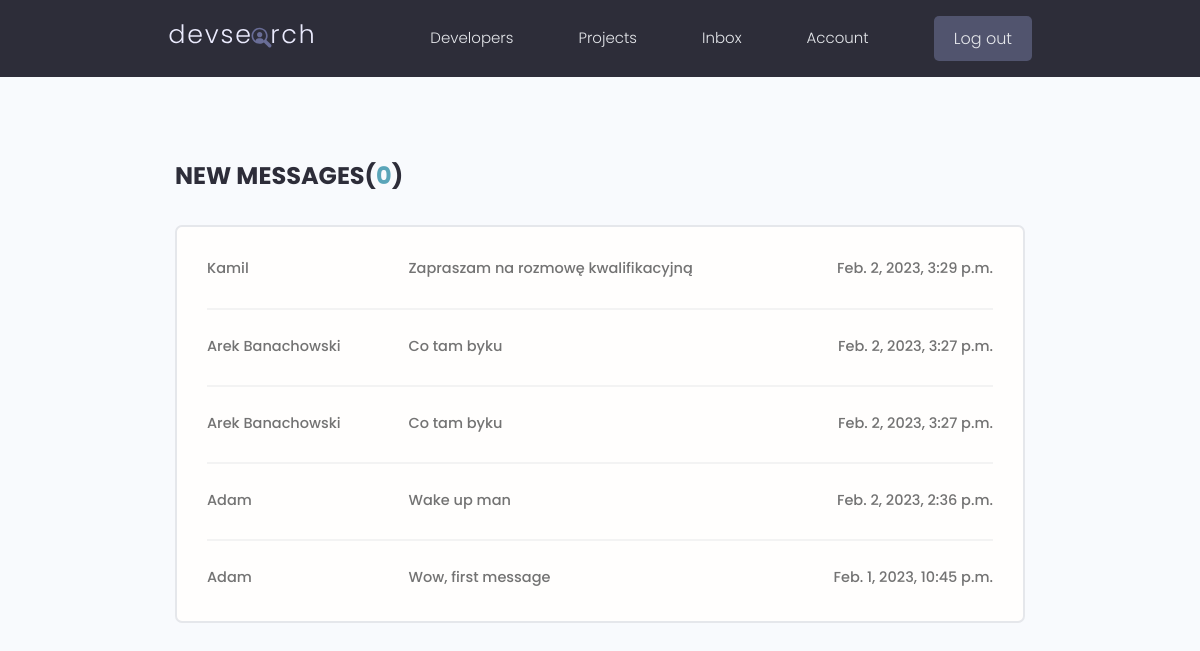
The page /inbox/ (signed in) on the database its author committed.
### users/models.py (models this page shows, shortened)
class Message(models.Model):
    sender = models.ForeignKey(Profile, on_delete=models.SET_NULL, null=True, blank=True)
    recipient = models.ForeignKey(Profile, on_delete=models.SET_NULL, null=True, blank=True, related_name='messages')
    name = models.CharField(max_length=200, null=True, blank=True)
    email = models.EmailField(max_length=200, null=True, blank=True)
    subject = models.CharField(max_length=200, null=True, blank=True)
    body = models.TextField()
    is_read = models.BooleanField(default=False, null=True)
    created = models.DateTimeField(auto_now_add=True)
    id = models.UUIDField(default=uuid.uuid4, unique=True, primary_key=True, editable=False)
    class Meta:
        ordering = ['is_read', '-created']

### users/views.py (the view)
# urls.py: path('inbox/', views.inbox, name='inbox'),
@login_required(login_url='login')
def inbox(request):
    profile = request.user.profile
    messageRequest = profile.messages.all()
    unreadCount = messageRequest.filter(is_read=False).count()
    context = {'messageRequest':messageRequest, 'unreadCount':unreadCount}
    return render(request, 'users/inbox.html', context)

### users/templates/users/inbox.html
{% extends 'main.html' %}
{% block content %}
  <main class="inbox my-xl">
    <div class="content-box">
      <h3 class="inbox__title">New Messages(<span>{{unreadCount}}</span>)</h3>
      <ul class="messages">
        {% for message in messageRequest %}
        {% if message.is_read == False %}
        <li class="message message--unread">
        {% else %}
        <li class="message">
        {% endif %}
          <a href="{% url 'message' message.id %}">
            <span class="message__author">{{message.name}}</span>
            <span class="message__subject">{{message.subject}}</span>
            <span class="message__date">{{message.created}}</span>
          </a>
        </li>
        {% endfor %}
      </ul>
    </div>
  </main>
{% endblock %}

### static/styles/app.css (style rules this page uses)
:root { --color-sub: #2d2d39; }
.content-box { width: 95%; max-width: 85rem; margin: 0 auto; }
.inbox { height: 90vh; }
.inbox__title, .inbox__title span { font-size: 2.4rem; font-weight: 700; color: var(--color-sub); text-transform: uppercase; text-align: left; margin-bottom: 3rem; }
.inbox__title span { color: var(--color-main); }
.messages { list-style: none; background: var(--color-white); padding: 0.5rem 3rem; border: 2px solid var(--color-light); border-radius: 0.7rem; }
.message { padding: 2.5rem 0; }
.message > a span { font-size: 1.45rem; font-weight: 500; }
.message:not(:last-child) { border-bottom: 2px solid var(--color-white-light); }
.message > a { display: flex; gap: 1rem; }
.message__author, .message__date { flex-basis: 25%; }
.message__subject { flex-basis: 50%; }
.message__date { text-align: right; }

### static/uikit/styles/modules/_variables.css (style rules this page uses)
:root { --color-main: #5aa5b9; --color-main-light: #e6faff; --color-sub: #3f4156; --color-sub-light: #51546e; --color-sub-lighter: #ededfd; --color-text: #737373; --color-gray: #8b8b8b; --color-light: #e5e7eb; --color-light-gray: #767676; --color-bg: #f8fafd; --color-white: #fffefd; --color-white-light: #f3f3f3; --color-success: #359e64; --color-success-bg: #def8e8; --color-error: #fc4b0b; --color-error-bg: #fff2ee; --font-base: 'Poppins', arial, helvetica, 'Segoe UI', roboto, ubuntu, sans-serif; --font-monospace: 'Fira Code', 'Courier New', courier, monospace; --font-regular: 300; --font-medium: 500; --font-bold: 700; --generic-shadow: 1px 1px 5px #00000010; --generic-transition: all 0.3s ease-in-out; }

### static/uikit/styles/modules/_base.css (style rules this page uses)
* { margin: 0; padding: 0; box-sizing: border-box; text-rendering: optimizeLegibility; color: inherit; font-size: inherit; }
html { font-size: 50%; }
@media only screen and (min-width: 480px) { html { font-size: 56.25%; } }
@media only screen and (min-width: 1200px) { html { font-size: 62.5%; } }
body { line-height: 1.6; font-weight: 400; font-size: 1.5rem; color: var(--color-text); background-color: var(--color-bg); min-height: 100vh; }

### static/uikit/styles/modules/_typography.css (style rules this page uses)
* { font-family: var(--font-base); }
h3 { font-size: 3.2rem; font-weight: var(--font-medium); }
p, span, strong { font-size: 1.6rem; color: var(--color-text); font-weight: var(--font-regular); }
a { padding-bottom: 2px; text-decoration: none; display: inline-block; color: var(--color-main); font-weight: var(--font-medium); }

### static/uikit/styles/modules/_utilities.css (style rules this page uses)
.my-xl { margin: 8rem auto; }

### rows shown on the page
Message: name "Kamil", subject "Zapraszam na rozmowę kwalifikacyjną", created "Feb. 2, 2023, 3:29 p.m."
Message: name "Arek Banachowski", subject "Co tam byku", created "Feb. 2, 2023, 3:27 p.m."
Message: name "Arek Banachowski", subject "Co tam byku", created "Feb. 2, 2023, 3:27 p.m."
Message: name "Adam", subject "Wake up man", created "Feb. 2, 2023, 2:36 p.m."
Message: name "Adam", subject "Wow, first message", created "Feb. 1, 2023, 10:45 p.m."

### other values the page prints
{{ unreadCount }} "0"
